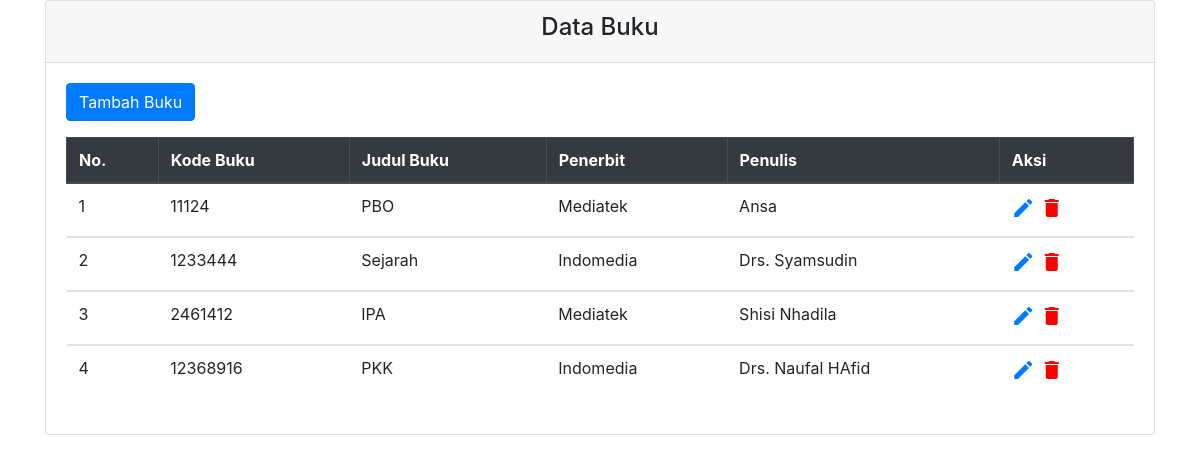
Screenshot of /admin/buku.php with the database file from the repository.
### tables this page shows
CREATE TABLE `buku` (
  `id_buku` int(11) NOT NULL,
  `kode_buku` char(8) NOT NULL,
  `judul_buku` varchar(100) NOT NULL,
  `penerbit` varchar(100) NOT NULL,
  `penulis` varchar(100) NOT NULL
);

### admin/functions.php (called while the page is built, shortened)
<?php
$conn = mysqli_connect("localhost","root","","db_perpus");
function query($query){
	global $conn;
	$result = mysqli_query($conn,$query);
	$rows = [];
	while ($row = mysqli_fetch_assoc($result)) {
		$rows[] = $row;
	}
	return $rows;
}
?>

### admin/buku.php (the view, shortened to what this page needs)
<?php
require 'functions.php';
$buku = query("SELECT * FROM buku");
?>
<html lang="en">
	<head>
    <link rel="stylesheet" href="https://stackpath.bootstrapcdn.com/bootstrap/4.4.1/css/bootstrap.min.css">
    </head>
	<body>
		<div class="container">
			<div class="card">
		<div class="card-header">
		<center><h4>Data Buku</h4></center>
	</div>
		<div class="card-body">
		<div class="form-group">
		<a href="bukuadd.php" class="btn btn-primary">Tambah Buku</a></div>
		<div class="table-responsive">
		<table class="table">
			<thead class="thead-dark table-bordered">
			<tr>
				<th scope="col">No.</th>
				<th scope="col">Kode Buku</th>
				<th scope="col">Judul Buku</th>
				<th scope="col">Penerbit</th>
				<th scope="col">Penulis</th>
				<th scope="col">Aksi</th>
			</tr>
			</thead>
			<?php  $i = 1;?>
			<?php foreach ($buku as $row):?>
			<tbody>
			<tr>
				<td><?=	 $i; ?></td>
				<td><?= $row ["kode_buku"];?></td>
				<td><?= $row ["judul_buku"];?></td>
				<td><?= $row["penerbit"];?></td>
				<td><?= $row["penulis"];?></td>
				<td>
					<a href="bukuedit.php?id_buku=<?= $row ["id_buku"]; ?>"><i class="material-icons">edit</i></a>
					<a href="bukudel.php?id_buku=<?= $row ["id_buku"]; ?>" onclick ="return confirm('Apakah Ingin Menghapus?');"><i class="material-icons" style="color: red;">delete</a></i>
				</td>
			</tr>
			</tbody>
			<?php $i++;?>
		<?php endforeach;?>
		</table>
</div>
</div>
</div>
</div>
	</body>
</html>

### rows the page displays
buku: kode_buku "11124", judul_buku "PBO", penerbit "Mediatek", penulis "Ansa"
buku: kode_buku "1233444", judul_buku "Sejarah", penerbit "Indomedia", penulis "Drs. Syamsudin"
buku: kode_buku "2461412", judul_buku "IPA", penerbit "Mediatek", penulis "Shisi Nhadila"
buku: kode_buku "12368916", judul_buku "PKK", penerbit "Indomedia", penulis "Drs. Naufal HAfid"
